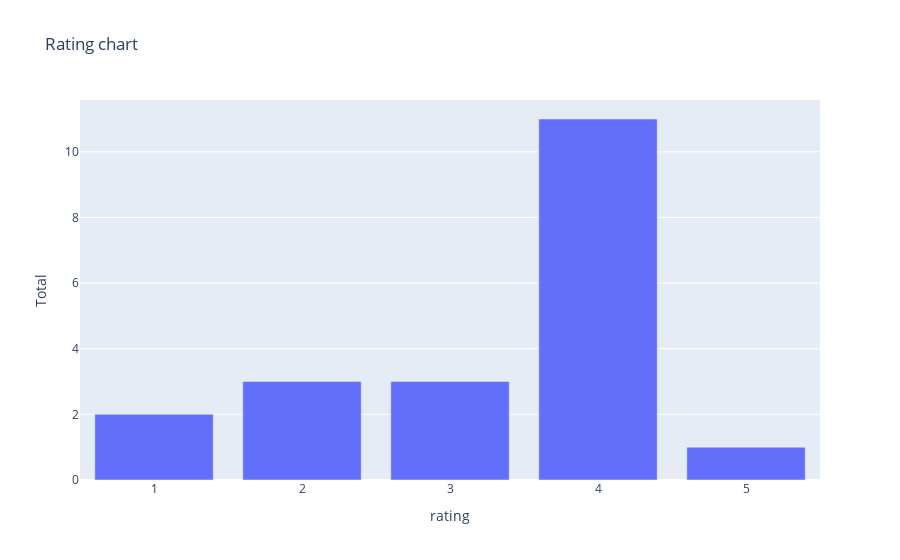

Notebook code for this chart:
### Code cell
fig=px.bar(df_rating, x="rating", y="Total",title="Rating chart")
fig.show()

### Figure 1 — Plotly figure (JSON) as saved in the notebook; plotly's stock layout.template omitted (floating-point values rounded to 4 significant figures)
{"data": [{"alignmentgroup": "True", "hovertemplate": "rating=%{x}<br>Total=%{y}<extra></extra>", "legendgroup": "", "marker": {"color": "#636efa", "pattern": {"shape": ""}}, "name": "", "offsetgroup": "", "orientation": "v", "showlegend": false, "textposition": "auto", "type": "bar", "x": [4, 2, 3, 1, 5], "xaxis": "x", "y": [11, 3, 3, 2, 1], "yaxis": "y"}], "layout": {"barmode": "relative", "legend": {"tracegroupgap": 0}, "title": {"text": "Rating chart"}, "xaxis": {"anchor": "y", "domain": [0, 1], "title": {"text": "rating"}}, "yaxis": {"anchor": "x", "domain": [0, 1], "title": {"text": "Total"}}}}
